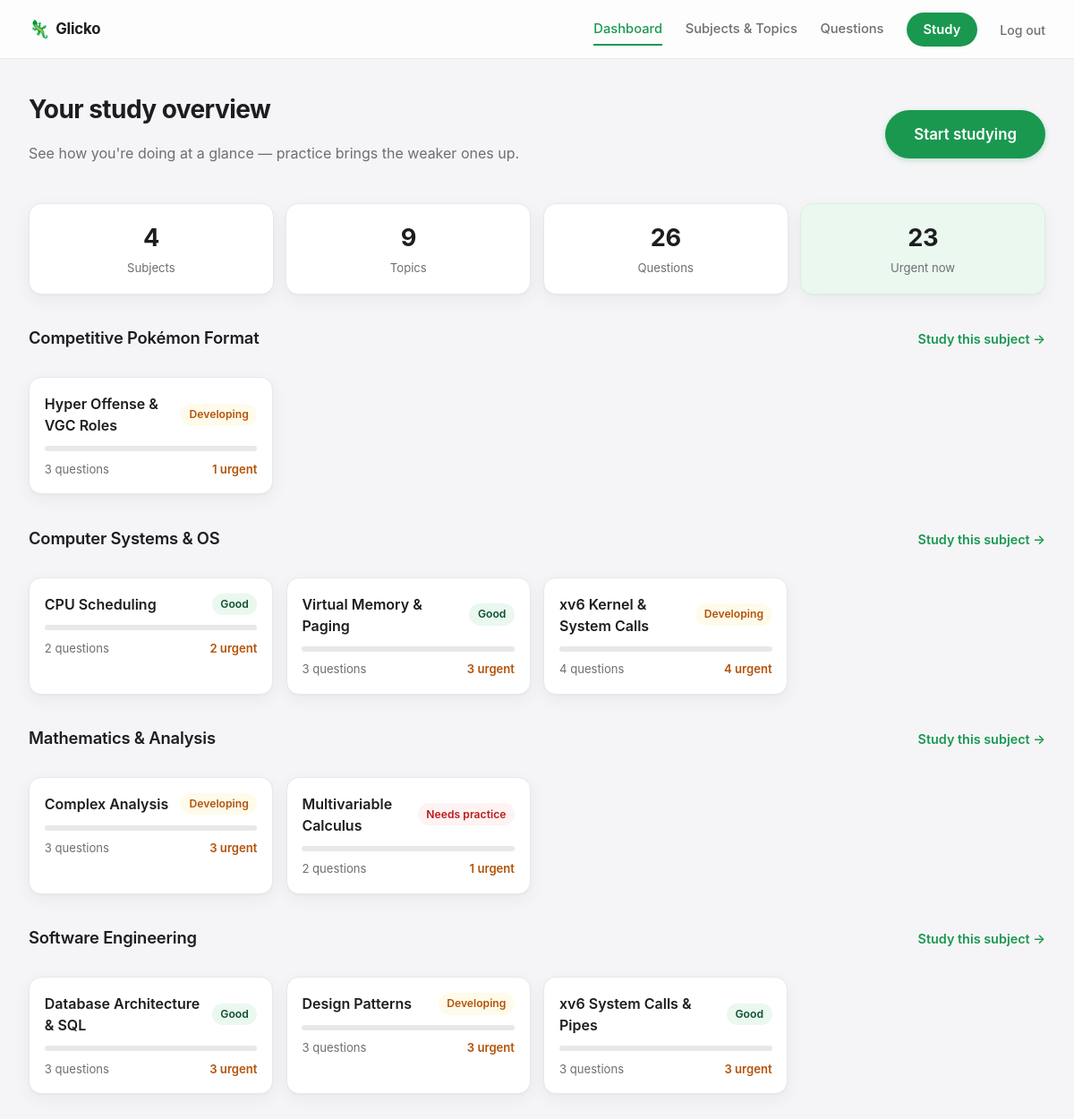
/ (signed in), run on the app's committed database.
### tables this page shows
CREATE TABLE subjects (
    id INTEGER PRIMARY KEY AUTOINCREMENT,
    user_id INTEGER REFERENCES users(id) ON DELETE CASCADE,
    name TEXT NOT NULL,
    UNIQUE(user_id, name)
);

CREATE TABLE topics (
    id INTEGER PRIMARY KEY AUTOINCREMENT,
    subject_id INTEGER NOT NULL REFERENCES subjects(id) ON DELETE CASCADE,
    name TEXT NOT NULL,
    rating REAL NOT NULL DEFAULT 1500,
    rd REAL NOT NULL DEFAULT 350,
    last_update TEXT,
    pending_results TEXT NOT NULL DEFAULT '[]',
    UNIQUE(subject_id, name)
);

### app.py (the view)
@app.route('/')
@login_required
def dashboard():
    uid = session['user_id']
    conn = db.get_db()
    subjects = conn.execute("SELECT * FROM subjects WHERE user_id = ? ORDER BY name", (uid,)).fetchall()
    subject_data = []
    total_topics = total_questions = total_due = 0
    for s in subjects:
        topics = conn.execute("SELECT * FROM topics WHERE subject_id = ? ORDER BY name", (s['id'],)).fetchall()
        topic_rows = []
        for t in topics:
            qcount = conn.execute("SELECT COUNT(*) c FROM questions WHERE topic_id = ?", (t['id'],)).fetchone()['c']
            due = topic_due_count(conn, t['id'])
            total_topics += 1
            total_questions += qcount
            total_due += due
            pct = min(100, max(0, (t['rating'] - 1000) / 10))
            topic_rows.append({'row': t, 'qcount': qcount, 'due': due, 'pct': pct})
        subject_data.append({'row': s, 'topics': topic_rows})
    conn.close()
    return render_template(
        'dashboard.html',
        subject_data=subject_data,
        total_subjects=len(subjects),
        total_topics=total_topics,
        total_questions=total_questions,
        total_due=total_due,
    )

### app.py (called while the page is built)
def topic_due_count(conn, topic_id):
    now_iso = datetime.utcnow().isoformat()
    row = conn.execute(
        "SELECT COUNT(*) c FROM questions WHERE topic_id = ? AND (next_eligible IS NULL OR next_eligible <= ?)",
        (topic_id, now_iso)
    ).fetchone()
    return row['c']

### auth.py (called while the page is built)
def login_required(view):
    @wraps(view)
    def wrapped(*args, **kwargs):
        if not session.get('user_id'):
            return redirect(url_for('login', next=request.path))
        return view(*args, **kwargs)
    return wrapped

### db.py (called while the page is built)
def get_db():
    conn = sqlite3.connect(DB_PATH)
    conn.row_factory = sqlite3.Row
    conn.execute("PRAGMA foreign_keys = ON")
    return conn

### labels.py (called while the page is built)
def rating_label(rating):
    for lo, hi, label, css in TIERS:
        if lo <= rating < hi:
            return label, css
    return "Excellent", "tier-excellent"

### templates/dashboard.html (shortened to what this page needs)
{% extends "base.html" %} {% block title %}Dashboard · Glicko{% endblock %} {%
block content %}
<div class="hero">
  <div>
    <h1>Your study overview</h1>
    <p class="muted">
      See how you're doing at a glance — practice brings the weaker ones up.
    </p>
  </div>
  <a href="{{ url_for('study_setup') }}" class="btn btn-primary btn-lg"
    >Start studying</a
  >
</div>
<div class="stat-row">
  <div class="stat-card">
    <div class="stat-num">{{ total_subjects }}</div>
    <div class="stat-label">Subjects</div>
  </div>
  <div class="stat-card">
    <div class="stat-num">{{ total_topics }}</div>
    <div class="stat-label">Topics</div>
  </div>
  <div class="stat-card">
    <div class="stat-num">{{ total_questions }}</div>
    <div class="stat-label">Questions</div>
  </div>
  <div class="stat-card highlight">
    <div class="stat-num">{{ total_due }}</div>
    <div class="stat-label">Urgent now</div>
  </div>
</div>
 {% for s in subject_data %}
<section class="subject-block">
  <div class="subject-header">
    <h2>{{ s.row.name }}</h2>
    <a
      href="{{ url_for('study_quickstart', subject_id=s.row.id) }}"
      class="link-btn"
      >Study this subject →</a
    >
  </div>
  {% if not s.topics %}
  <p class="muted small">
    No topics yet — add one from the Subjects &amp; Topics page.
  </p>
  {% else %}
  <div class="topic-grid">
    {% for t in s.topics %}
    <div class="topic-card">
      <div class="topic-card-head">
        <span class="topic-name">{{ t.row.name }}</span>
        <span class="rating-pill {{ rating_label(t.row.rating)[1] }}"
          >{{ rating_label(t.row.rating)[0] }}</span
        >
      </div>
      <div class="rating-bar">
      </div>
      <div class="topic-card-foot">
        <span>{{ t.qcount }} question{{ 's' if t.qcount != 1 }}</span>
        <span class="{{ 'urgent-badge' if t.due > 0 }}"
          >{{ t.due }} urgent</span
        >
      </div>
    </div>
    {% endfor %}
  </div>
  {% endif %}
</section>
{% endfor %} {% endblock %}

### static/style.css (style rules this page uses)
:root { --bg: #f5f5f7; --card: #ffffff; --text: #1d1d1f; --muted: #6e6e73; --border: #e8e8ea; --primary: #1a9850; --primary-dark: #147a40; --primary-light: #eaf8ef; --primary-tint: #d7f2e2; --red: #d92d20; --amber: #b45309; --green-deep: #0f5132; --radius-lg: 20px; --radius-md: 14px; --radius-sm: 10px; --shadow-card: 0 1px 2px rgba(0, 0, 0, 0.03), 0 6px 20px rgba(0, 0, 0, 0.05); --shadow-pop: 0 4px 10px rgba(0, 0, 0, 0.06), 0 14px 36px rgba(0, 0, 0, 0.08); }
* { box-sizing: border-box; }
body { margin: 0; font-family: -apple-system, BlinkMacSystemFont, "SF Pro Text", "Inter", sans-serif; background: var(--bg); color: var(--text); line-height: 1.5; -webkit-font-smoothing: antialiased; }
h1 { font-size: 1.75rem; font-weight: 700; letter-spacing: -0.02em; margin: 0 0 0.3rem; }
h2 { font-size: 1.1rem; font-weight: 600; letter-spacing: -0.01em; margin: 0 0 1rem; }
.muted { color: var(--muted); }
.hero { display: flex; align-items: center; justify-content: space-between; gap: 1rem; margin-bottom: 1.7rem; flex-wrap: wrap; }
.stat-row { display: grid; grid-template-columns: repeat(4, 1fr); gap: 0.85rem; margin-bottom: 2.2rem; }
.stat-card { background: var(--card); border: 1px solid var(--border); border-radius: var(--radius-md); padding: 1.15rem; text-align: center; box-shadow: var(--shadow-card); }
.stat-card.highlight { background: var(--primary-light); border-color: var(--primary-tint); }
.stat-num { font-size: 1.7rem; font-weight: 700; letter-spacing: -0.02em; }
.stat-label { color: var(--muted); font-size: 0.82rem; margin-top: 0.2rem; }
.subject-block { margin-bottom: 2.2rem; }
.subject-header { display: flex; align-items: baseline; justify-content: space-between; margin-bottom: 0.85rem; }
.link-btn { color: var(--primary); font-weight: 600; font-size: 0.9rem; text-decoration: none; }
.topic-grid { display: grid; grid-template-columns: repeat(auto-fill, minmax(220px, 1fr)); gap: 0.9rem; }
.topic-card { background: var(--card); border: 1px solid var(--border); border-radius: var(--radius-md); padding: 1.05rem; box-shadow: var(--shadow-card); transition: transform 0.15s ease, box-shadow 0.15s ease; }
.topic-card-head { display: flex; justify-content: space-between; align-items: center; margin-bottom: 0.7rem; gap: 0.5rem; }
.topic-name { font-weight: 600; }
.topic-card-foot { display: flex; justify-content: space-between; font-size: 0.82rem; color: var(--muted); }
.urgent-badge { color: var(--amber); font-weight: 600; }
.rating-bar { height: 6px; background: var(--border); border-radius: 999px; overflow: hidden; margin-bottom: 0.65rem; }
.rating-pill { font-size: 0.76rem; font-weight: 600; padding: 0.2rem 0.6rem; border-radius: 999px; white-space: nowrap; }
.tier-weak { color: #b91c1c; background: #fef2f2; }
.tier-mid { color: var(--amber); background: #fffbeb; }
.tier-good { color: var(--green-deep); background: var(--primary-light); }
.btn { display: inline-block; border: none; border-radius: 999px; padding: 0.65rem 1.3rem; font-weight: 600; font-size: 0.94rem; cursor: pointer; text-decoration: none; text-align: center; transition: transform 0.06s ease, background 0.15s ease, box-shadow 0.15s ease; }
.btn-primary { background: var(--primary); color: white; box-shadow: 0 2px 6px rgba(26, 152, 80, 0.25); }
.btn-lg { padding: 0.85rem 1.7rem; font-size: 1rem; }
h2 { font-size: 1.15rem; font-weight: 600; letter-spacing: -0.01em; margin: 0 0 1rem; }
.btn { display: inline-block; border: none; border-radius: 999px; padding: 0.65rem 1.3rem; font-weight: 600; cursor: pointer; text-decoration: none; text-align: center; }
.btn-primary { background: var(--primary); color: white; }
.btn-lg { padding: 0.9rem 2rem; font-size: 1.05rem; }
.rating-pill { font-size: 0.76rem; font-weight: 600; padding: 0.2rem 0.6rem; border-radius: 999px; }

### data on the page
subjects: row.name "Competitive Pokémon Format"
topics: row.name "Hyper Offense & VGC Roles", rating "Developing"
subjects: row.name "Computer Systems & OS"
topics: row.name "CPU Scheduling", rating "Good"
topics: row.name "Virtual Memory & Paging", rating "Good"
topics: row.name "xv6 Kernel & System Calls", rating "Developing"
subjects: row.name "Mathematics & Analysis"
topics: row.name "Complex Analysis", rating "Developing"
topics: row.name "Multivariable Calculus", rating "Needs practice"
subjects: row.name "Software Engineering"
topics: row.name "Database Architecture & SQL", rating "Good"
topics: row.name "Design Patterns", rating "Developing"
topics: row.name "xv6 System Calls & Pipes", rating "Good"

### other printed values
{{ total_subjects }} "4"
{{ total_topics }} "9"
{{ total_questions }} "26"
{{ total_due }} "23"
{{ t.qcount }} "3" "2" "3" "4" "3" "2" "3" "3" "3"
{{ 's' if t.qcount != 1 }} "s" "s" "s" "s" "s" "s" "s" "s" "s"
{{ t.due }} "1" "2" "3" "4" "3" "1" "3" "3" "3"
